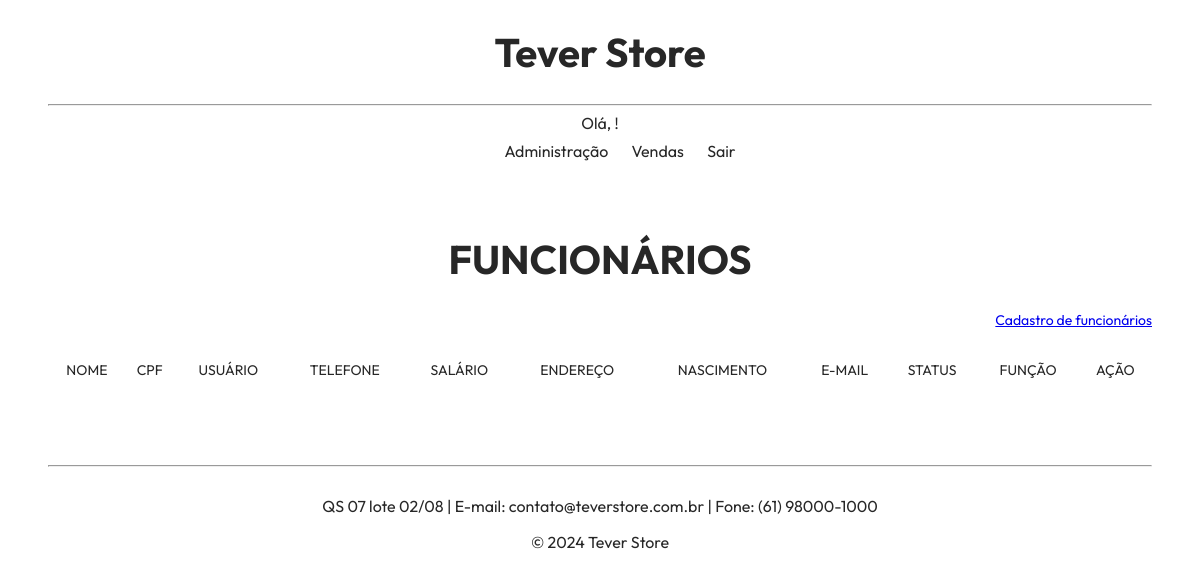
The page /lista_fun.php on the database as committed earlier.
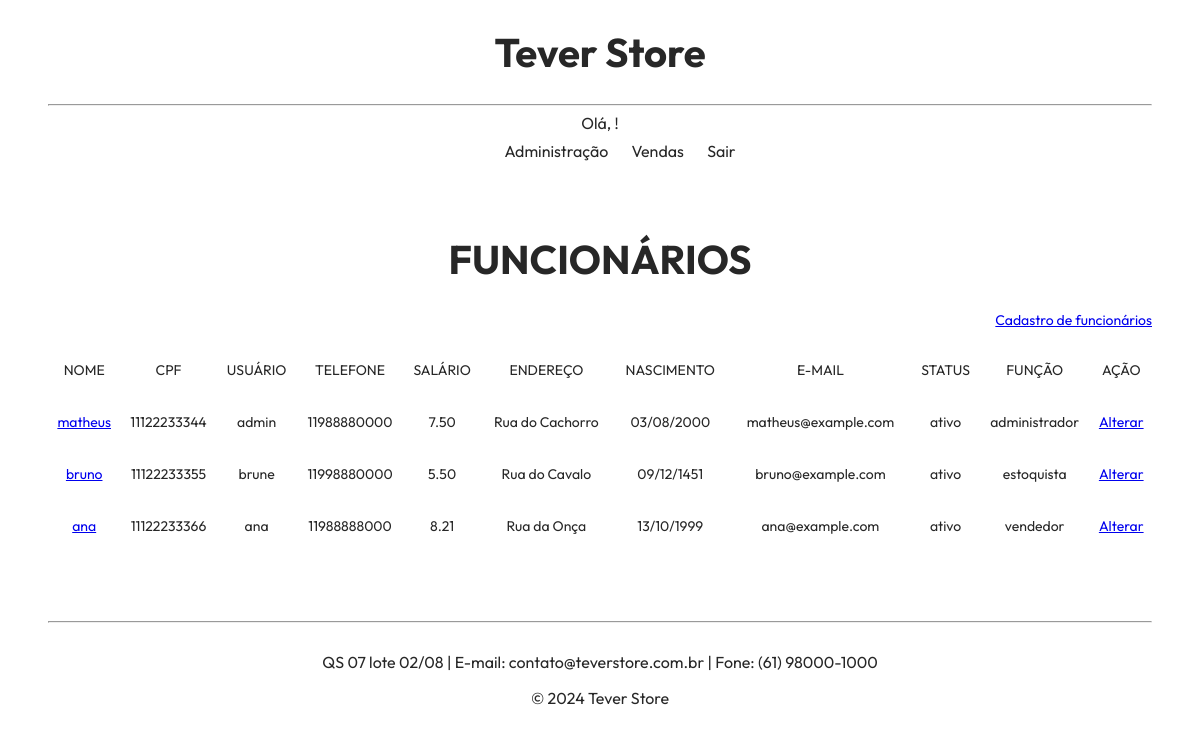
The same page on the database as committed later.
### tables this page shows
CREATE TABLE IF NOT EXISTS `funcionarios` (
  `cod_fun` INT NOT NULL AUTO_INCREMENT,
  `nome_fun` VARCHAR(45) NOT NULL,
  `cpf_fun` VARCHAR(11) NOT NULL,
  `usuario_fun` VARCHAR(45) NOT NULL,
  `senha_fun` VARCHAR(45) NOT NULL,
  `telefone_fun` VARCHAR(11) NOT NULL,
  `salario_fun` DECIMAL(9,2) NOT NULL,
  `endereco_fun` VARCHAR(45) NOT NULL,
  `data_nasc_fun` VARCHAR(45) NOT NULL,
  `email_fun` VARCHAR(45) NOT NULL,
  `status_fun` VARCHAR(45) NOT NULL,
  `funcao_fun` VARCHAR(45) NOT NULL,
  PRIMARY KEY (`cod_fun`));

### lista_fun.php (the view, shortened to what this page needs)
<!DOCTYPE html>
<html>
    <head>
        <link rel="stylesheet" type="text/css" href="css/layout.css">
		<link rel="stylesheet" type="text/css" href="css/menu.css">
    </head>
    <body>
        <div id="principal">
            <div class="header">
				<h1>Tever Store</h1>
			</div>
            <hr>
			<div class="menu_global">
                <p align="center"> Olá, <?php include "valida_login.php"; ?>!</p>
                <?php include "menu_local.php"; ?>
			</div>
			<div class="middle-list">
				<h1 style="font-size: 40px;">FUNCIONÁRIOS</h1>
                <p align="right"><a href="cadastra_fun.php">Cadastro de funcionários</a></p>
				<?php
					$conectar = mysqli_connect("localhost", "root", "#senai0308", "televisores");
					$sql_consulta = "SELECT nome_fun, cpf_fun, usuario_fun, telefone_fun,
                    salario_fun, endereco_fun, data_nasc_fun, email_fun, status_fun, funcao_fun, cod_fun
									 FROM funcionarios";
					$sql_resultado = mysqli_query ($conectar, $sql_consulta);
				?>
				<table width="100%">
							<tr height="50px">
								<td>NOME</td>
								<td>CPF</td>
								<td>USUÁRIO</td>
								<td>TELEFONE</td>
								<td>SALÁRIO</td>
								<td>ENDEREÇO</td>
								<td>NASCIMENTO</td>
								<td>E-MAIL</td>
								<td>STATUS</td>
								<td>FUNÇÃO</td>
								<td>AÇÃO</td>
							</tr>
					<?php
						while ($registro = mysqli_fetch_row($sql_resultado)) {
					?>
							<tr height="50px">
								<td>
									<a href="exibe_fun.php?codigo=<?php echo $registro[10]; ?>">
										<?php echo $registro[0]; ?>
									</a>
								</td>
								<td>
									<?php echo $registro[1]; ?>
								</td>
								<td>
									<?php echo $registro[2]; ?>
								</td>
								<td>
									<?php echo $registro[3]; ?>
								</td>
								<td>
									<?php echo $registro[4]; ?>
								</td>
								<td>
									<?php echo $registro[5]; ?>
								</td>
								<td>
									<?php echo $registro[6]; ?>
								</td>
								<td>
									<?php echo $registro[7]; ?>
								</td>
								<td>
									<?php echo $registro[8]; ?>
								</td>
								<td>
									<?php echo $registro[9]; ?>
								</td>
								<td>
									<a href="altera_fun.php?codigo=<?php echo $registro[10]; ?>">
										Alterar
									</a>
								</td>
							</tr>
					<?php
						}
					?>
				</table>
			</div>
            <hr>
			<footer>
            	<p>QS 07 lote 02/08 | E-mail: contato@teverstore.com.br | Fone: (61) 98000-1000</p>
            	<p>&#169 2024 Tever Store</p>
        	</footer>
		</div>
    </body>
</html>

Rows that differ between the two databases and show on the page:
added funcionarios: nome_fun "matheus", cpf_fun "11122233344", usuario_fun "admin", telefone_fun "11988880000", salario_fun "7.50", endereco_fun "Rua do Cachorro", data_nasc_fun "03/08/2000", email_fun "matheus@example.com", status_fun "ativo", funcao_fun "administrador"
added funcionarios: nome_fun "bruno", cpf_fun "11122233355", usuario_fun "brune", telefone_fun "11998880000", salario_fun "5.50", endereco_fun "Rua do Cavalo", data_nasc_fun "09/12/1451", email_fun "bruno@example.com", status_fun "ativo", funcao_fun "estoquista"
added funcionarios: nome_fun "ana", cpf_fun "11122233366", usuario_fun "ana", telefone_fun "11988888000", salario_fun "8.21", endereco_fun "Rua da Onça", data_nasc_fun "13/10/1999", email_fun "ana@example.com", status_fun "ativo", funcao_fun "vendedor"
